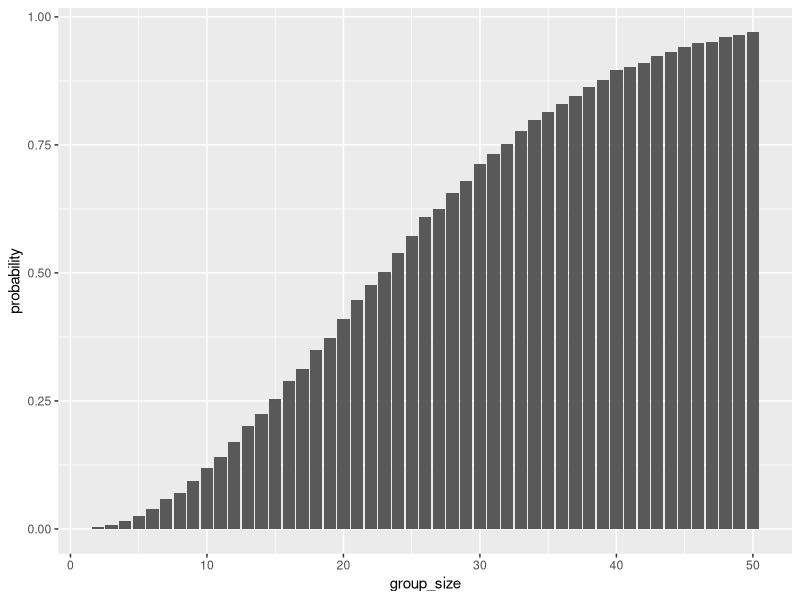

Recreate this plot in R.
## ---- chunk 1
knitr::opts_chunk$set(echo = TRUE)
library(purrr)
library(tidyverse)
## ---- chunk 2
# write function
bd_dup = function(n) {
  if (n <= 0){stop("input must be positive integer")}
  if (n > 365){return(TRUE)}
  birthday = sample(1:365, size = n, replace = TRUE)
  have_dup = any(duplicated(birthday))
  return(have_dup)
}

#simulation
bd_sim = function(num_of_sim, group_size_min, group_size_max){
  group_sizes = group_size_min:group_size_max
  prob = numeric(length(group_sizes))
  
  for (i in 1:length(group_sizes)){
    n = group_sizes[i]
    result = replicate(num_of_sim, bd_dup(n))
    prob[i] = mean(result)
  }
  
  result_df = tibble(
      group_size = group_sizes,
      probability = prob
    )
  return(result_df)
}

results = bd_sim(10000, 2, 50)
results %>% 
  ggplot(aes(x = group_size, 
             y = probability)) + 
  geom_col()
